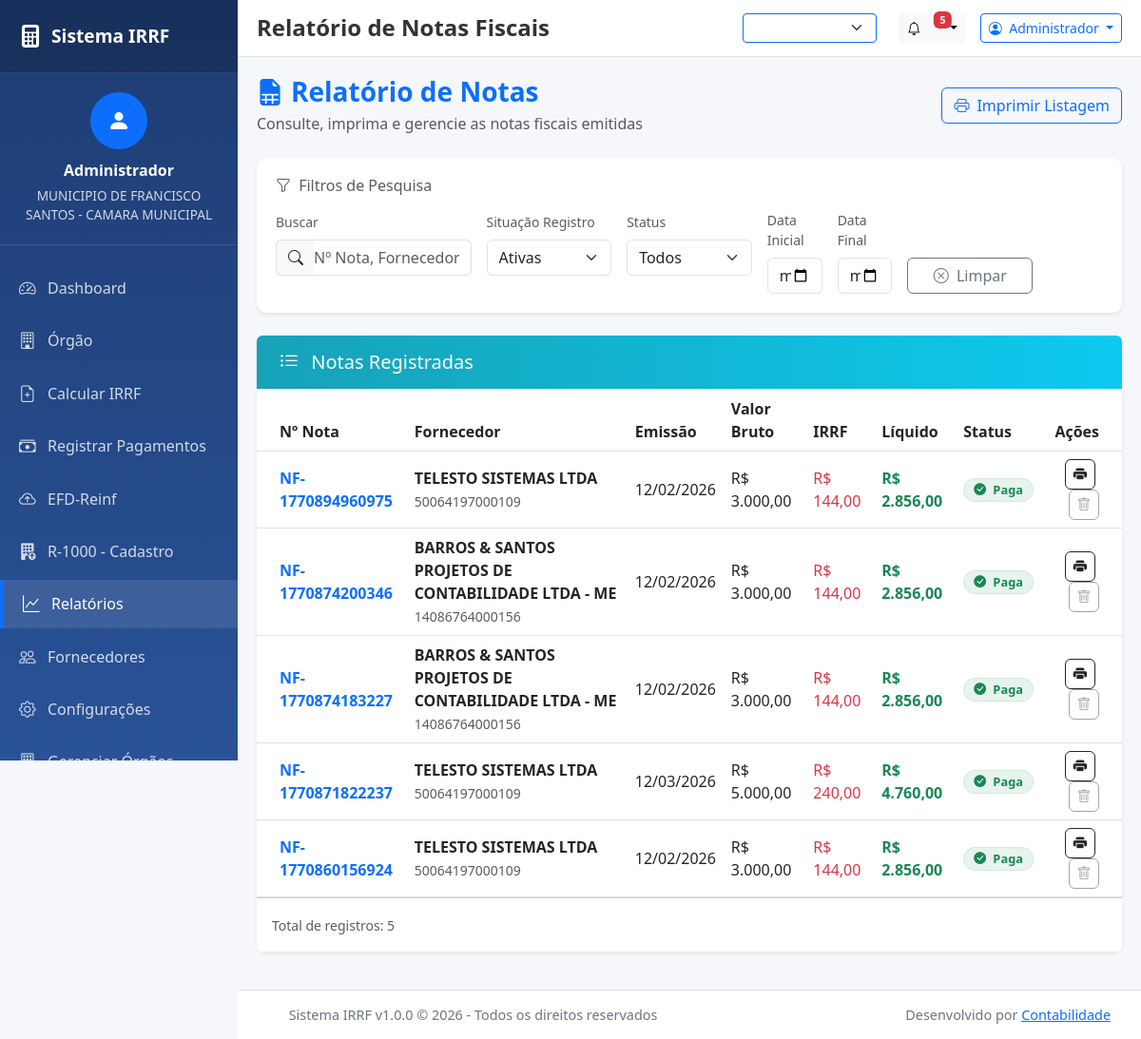
/public/relatorios.php (signed in), run on an earlier commit of the app's database.
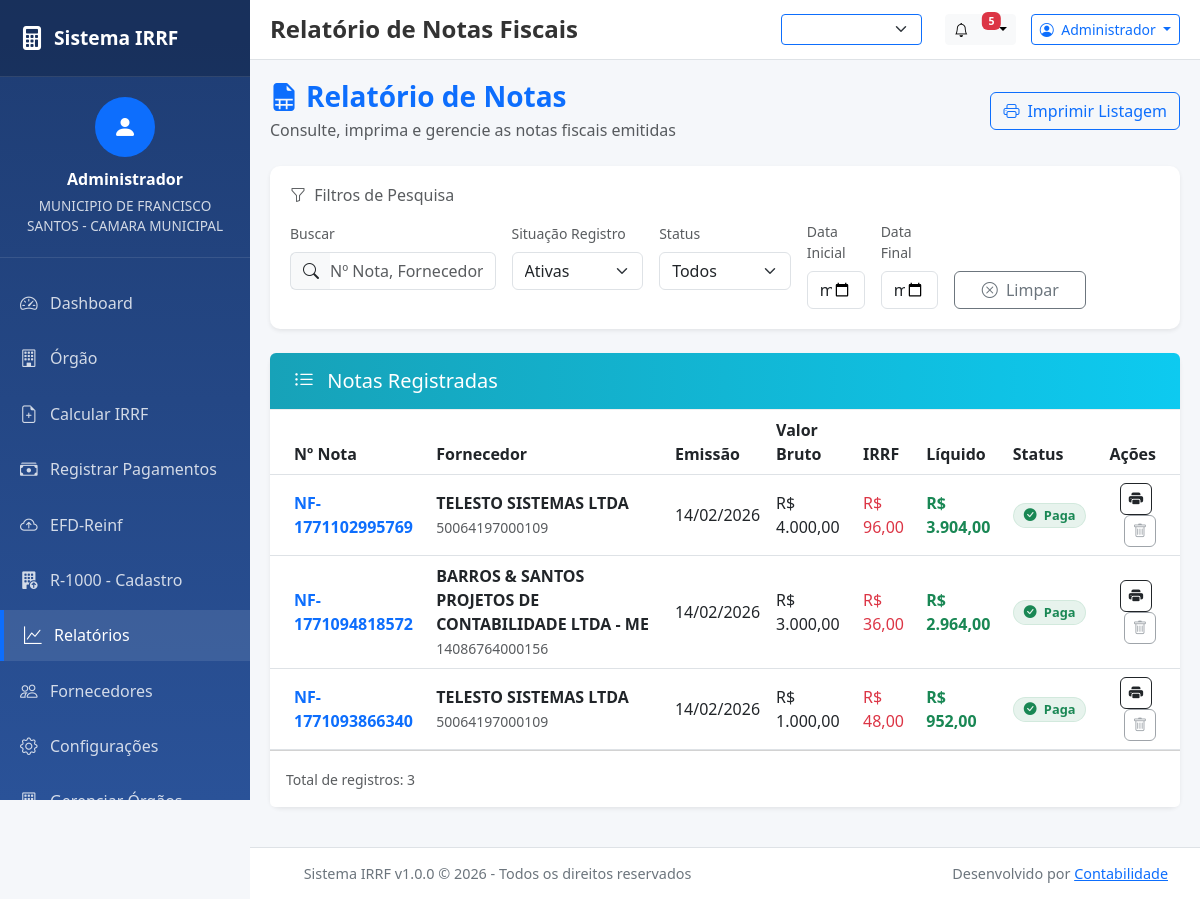
And on a later commit of the database.
### tables this page shows
CREATE TABLE `notas_fiscais` (
  `id` int(11) NOT NULL,
  `id_orgao` int(11) NOT NULL,
  `id_fornecedor` int(11) NOT NULL,
  `id_natureza_servico` int(11) NOT NULL,
  `numero_nota` varchar(50) NOT NULL,
  `serie_nota` varchar(20) DEFAULT NULL,
  `data_emissao` date NOT NULL,
  `data_pagamento` date DEFAULT NULL,
  `valor_bruto` decimal(15,2) NOT NULL,
  `aliquota_aplicada` decimal(5,2) NOT NULL,
  `valor_irrf_retido` decimal(15,2) DEFAULT 0.00,
  `valor_iss_retido` decimal(15,2) DEFAULT 0.00,
  `valor_liquido` decimal(15,2) GENERATED ALWAYS AS (`valor_bruto` - `valor_irrf_retido` - `valor_iss_retido`) STORED,
  `caminho_anexo_pdf` varchar(255) DEFAULT NULL,
  `status_pagamento` enum('pendente','pago') DEFAULT 'pendente',
  `nota_ativa` tinyint(1) DEFAULT 1,
  `observacoes` text DEFAULT NULL,
  `descricao_servico` text DEFAULT NULL,
  `caminho_anexo` varchar(255) DEFAULT NULL,
  `created_at` timestamp NOT NULL DEFAULT current_timestamp(),
  `updated_at` timestamp NULL DEFAULT current_timestamp() ON UPDATE current_timestamp()
);

CREATE TABLE `fornecedores` (
  `id` int(11) NOT NULL,
  `cnpj` varchar(18) NOT NULL,
  `razao_social` varchar(255) NOT NULL,
  `nome_fantasia` varchar(255) DEFAULT NULL,
  `regime_tributario` enum('simples_nacional','lucro_presumido','lucro_real','mei','outros') NOT NULL DEFAULT 'outros',
  `ativo` tinyint(1) DEFAULT 1,
  `endereco_completo` text DEFAULT NULL,
  `email` varchar(255) DEFAULT NULL,
  `telefone` varchar(20) DEFAULT NULL,
  `created_at` timestamp NOT NULL DEFAULT current_timestamp()
);

### public/relatorios.php (called while the page is built)
<?php
require_once __DIR__ . '/../app/Views/relatorios.php';
?>

### app/Core/Database.php (called while the page is built, shortened)
<?php
class Database {
    private static $instance = null;
    private $conn;
    private function __construct() {
        try {
            $dsn = "mysql:host=" . DB_HOST . ";dbname=" . DB_NAME . ";charset=utf8mb4";
            $options = [
                PDO::ATTR_ERRMODE => PDO::ERRMODE_EXCEPTION,
                PDO::ATTR_DEFAULT_FETCH_MODE => PDO::FETCH_ASSOC,
                PDO::ATTR_EMULATE_PREPARES => false,
                PDO::ATTR_PERSISTENT => false,
                PDO::MYSQL_ATTR_INIT_COMMAND => "SET NAMES utf8mb4 COLLATE utf8mb4_unicode_ci"
            ];
            $this->conn = new PDO($dsn, DB_USER, DB_PASS, $options);
        } catch (PDOException $e) {
            if (DEBUG_MODE) {
                die("Erro na conexão com o banco de dados: " . $e->getMessage());
            } else {
                error_log("Erro de conexão: " . $e->getMessage());
                die("Erro interno do sistema. Contate o administrador.");
            }
        }
    }
    public static function getInstance() {
        if (self::$instance === null) {
            self::$instance = new Database();
        }
        return self::$instance;
    }
    public function getConnection() {
        return $this->conn;
    }
}

### app/Core/Session.php (called while the page is built, shortened)
<?php
class Session {
    public static function get($key, $default = null) {
        return $_SESSION[$key] ?? $default;
    }
    public static function getUser() {
        return self::get('usuario');
    }
    public static function getIdOrgao() {
        $usuario = self::getUser();
        return $usuario['id_orgao'] ?? null;
    }
}
?>

### app/Models/NotaFiscal.php (called while the page is built, shortened)
<?php
require_once __DIR__ . '/../Core/Database.php';
class NotaFiscal {
    private $db;
    private $table = 'notas_fiscais';
    public function __construct() {
        $this->db = Database::getInstance()->getConnection();
    }
    public function listarPorOrgao($idOrgao, $limit = 100, $status = 1) {
        $sql = "SELECT nf.*, f.razao_social, f.cnpj, ns.descricao as natureza_desc
                FROM {$this->table} nf
                JOIN fornecedores f ON nf.id_fornecedor = f.id
                JOIN natureza_servicos ns ON nf.id_natureza_servico = ns.id
                WHERE nf.id_orgao = :id_orgao";
        if ($status !== -1) {
            $sql .= " AND nf.nota_ativa = :status";
        }
        $sql .= " ORDER BY nf.created_at DESC LIMIT :limit";
        $stmt = $this->db->prepare($sql);
        $stmt->bindParam(':id_orgao', $idOrgao, PDO::PARAM_INT);
        $stmt->bindParam(':limit', $limit, PDO::PARAM_INT);
        if ($status !== -1) {
            $stmt->bindParam(':status', $status, PDO::PARAM_INT);
        }
        $stmt->execute();
        return $stmt->fetchAll();
    }
}
?>

### app/Views/relatorios.php (the view, shortened to what the rows shown need)
<?php
require_once __DIR__ . '/../Core/Database.php';
require_once __DIR__ . '/../Models/NotaFiscal.php';
require_once __DIR__ . '/../Core/Session.php';
$usuarioLogado = Session::getUser();
$idOrgao = Session::getIdOrgao() ?? $usuarioLogado['id_orgao'] ?? null;
$situacao = $_GET['situacao'] ?? 'ativas';
$statusDb = ($situacao === 'inativas') ? 0 : (($situacao === 'todas') ? -1 : 1);
$notaModel = new NotaFiscal();
$listaNotas = $notaModel->listarPorOrgao($idOrgao, 500, $statusDb);
require_once __DIR__ . '/layout/header.php';
?>
<div class="main-container">
    <div class="d-flex justify-content-between align-items-center mb-4">
        <div>
            <h1 class="h3 mb-1" style="color: var(--primary-color); font-weight: 700;">
                <i class="bi bi-file-earmark-spreadsheet-fill me-2"></i>Relatório de Notas
            </h1>
        </div>
    </div>
    <div class="card border-0 shadow-sm">
        <div class="card-body p-0">
            <div class="table-responsive">
                <table class="table table-hover align-middle mb-0" id="tabelaNotas">
                    <thead class="bg-light">
                        <tr>
                            <th class="ps-4">Nº Nota</th>
                            <th>Fornecedor</th>
                            <th>Emissão</th>
                            <th>Valor Bruto</th>
                            <th>IRRF</th>
                            <th>Líquido</th>
                            <th>Status</th>
                            <th class="text-end pe-4 d-print-none">Ações</th>
                        </tr>
                    </thead>
                    <tbody>
                        <?php if (empty($listaNotas)): ?>
                            <tr>
                                <td colspan="8" class="text-center py-5 text-muted">
                                    <i class="bi bi-inbox display-4 d-block mb-3"></i>
                                    Nenhuma cálculo de IRRF encontrado.
                                </td>
                            </tr>
                        <?php else: ?>
                            <?php foreach ($listaNotas as $nota): ?>
                                <?php $isInativa = isset($nota['nota_ativa']) && $nota['nota_ativa'] == 0; ?>
                                <tr class="nota-row <?php echo $isInativa ? 'row-inativa text-muted' : ''; ?>"
                                    data-texto="<?php echo strtolower($nota['numero_nota'] . ' ' . $nota['razao_social'] . ' ' . ($nota['cnpj'] ?? '')); ?>"
                                    data-status="<?php echo $nota['status_pagamento']; ?>"
                                    data-data="<?php echo $nota['data_emissao']; ?>"
                                    id="row-<?php echo $nota['id']; ?>">
                                    <td class="ps-4 fw-bold text-primary">
                                        <?php echo htmlspecialchars($nota['numero_nota']); ?>
                                    </td>
                                    <td>
                                        <div class="fw-semibold text-dark"><?php echo htmlspecialchars($nota['razao_social']); ?></div>
                                        <small class="text-muted"><?php echo htmlspecialchars($nota['cnpj'] ?? ''); ?></small>
                                    </td>
                                    <td>
                                        <?php echo date('d/m/Y', strtotime($nota['data_emissao'])); ?>
                                    </td>
                                    <td>
                                        R$ <?php echo number_format($nota['valor_bruto'], 2, ',', '.'); ?>
                                    </td>
                                    <td class="text-danger">
                                        R$ <?php echo number_format($nota['valor_irrf_retido'], 2, ',', '.'); ?>
                                    </td>
                                    <td class="text-success fw-bold">
                                        R$ <?php echo number_format($nota['valor_liquido'], 2, ',', '.'); ?>
                                    </td>
                                    <td>
                                        <?php if ($nota['status_pagamento'] === 'pago'): ?>
                                            <span class="badge bg-success bg-opacity-10 text-success border border-success border-opacity-10 status-badge">
                                                <i class="bi bi-check-circle-fill me-1"></i> Paga
                                            </span>
                                        <?php else: ?>
                                            <span class="badge bg-warning bg-opacity-10 text-warning border border-warning border-opacity-10 status-badge">
                                                <i class="bi bi-clock-fill me-1"></i> Pendente
                                            </span>
                                        <?php endif; ?>
                                    </td>
                                    <td class="text-end pe-4 d-print-none">
                                        <button class="btn btn-outline-dark action-btn me-1" onclick="imprimirNota(<?php echo $nota['id']; ?>)" title="Imprimir Nota">
                                            <i class="bi bi-printer-fill" style="font-size: 0.9rem;"></i>
                                        </button>
                                        <?php if ($nota['status_pagamento'] !== 'pago' && !$isInativa): ?>
                                            <button class="btn btn-outline-danger action-btn" onclick="inativarNota(<?php echo $nota['id']; ?>, '<?php echo $nota['numero_nota']; ?>')" title="Inativar/Excluir">
                                                <i class="bi bi-trash-fill" style="font-size: 0.9rem;"></i>
                                            </button>
                                        <?php else: ?>
                                            <button class="btn btn-outline-secondary action-btn" disabled title="Notas pagas não podem ser excluídas">
                                                <i class="bi bi-trash" style="font-size: 0.9rem;"></i>
                                            </button>
                                        <?php endif; ?>
                                    </td>
                                </tr>
                            <?php endforeach; ?>
                        <?php endif; ?>
                    </tbody>
                </table>
            </div>
        </div>
    </div>
</div>
<?php require_once __DIR__ . '/layout/footer.php'; ?>

What changed in the data, as far as the page shows it:
removed notas_fiscais: numero_nota "NF-1770894960975", id_fornecedor.razao_social "TELESTO SISTEMAS LTDA", id_fornecedor.cnpj "50064197000109", data_emissao "12/02/2026", valor_bruto "3.000,00", valor_irrf_retido "144,00", valor_liquido "2.856,00", status_pagamento "pago" (drawn)
no longer on this page (row edited): notas_fiscais: numero_nota "NF-1770874200346", id_fornecedor.razao_social "BARROS & SANTOS PROJETOS DE CONTABILIDADE LTDA - ME", id_fornecedor.cnpj "14086764000156", data_emissao "12/02/2026", valor_bruto "3.000,00", valor_irrf_retido "144,00", valor_liquido "2.856,00", status_pagamento "pago" (drawn)
changed notas_fiscais (number 1 of 3 on the later page): numero_nota "NF-1770874183227" → "NF-1771102995769"; id_fornecedor.razao_social "BARROS & SANTOS PROJETOS DE CONTABILIDADE LTDA - ME" → "TELESTO SISTEMAS LTDA"; id_fornecedor.cnpj "14086764000156" → "50064197000109"; data_emissao "12/02/2026" → "14/02/2026"; valor_bruto "3.000,00" → "4.000,00"; valor_irrf_retido "144,00" → "96,00"; valor_liquido "2.856,00" → "3.904,00"
changed notas_fiscais: numero_nota "NF-1770871822237" → "NF-1771094818572"; id_fornecedor.razao_social "TELESTO SISTEMAS LTDA" → "BARROS & SANTOS PROJETOS DE CONTABILIDADE LTDA - ME"; id_fornecedor.cnpj "50064197000109" → "14086764000156"; data_emissao "12/03/2026" → "14/02/2026"; valor_bruto "5.000,00" → "3.000,00"; valor_irrf_retido "240,00" → "36,00"; valor_liquido "4.760,00" → "2.964,00"
changed notas_fiscais (number 3 of 3 on the later page): numero_nota "NF-1770860156924" → "NF-1771093866340"; data_emissao "12/02/2026" → "14/02/2026"; valor_bruto "3.000,00" → "1.000,00"; valor_irrf_retido "144,00" → "48,00"; valor_liquido "2.856,00" → "952,00"
Also different on the page:
count($listaNotas): "5" → "3"
